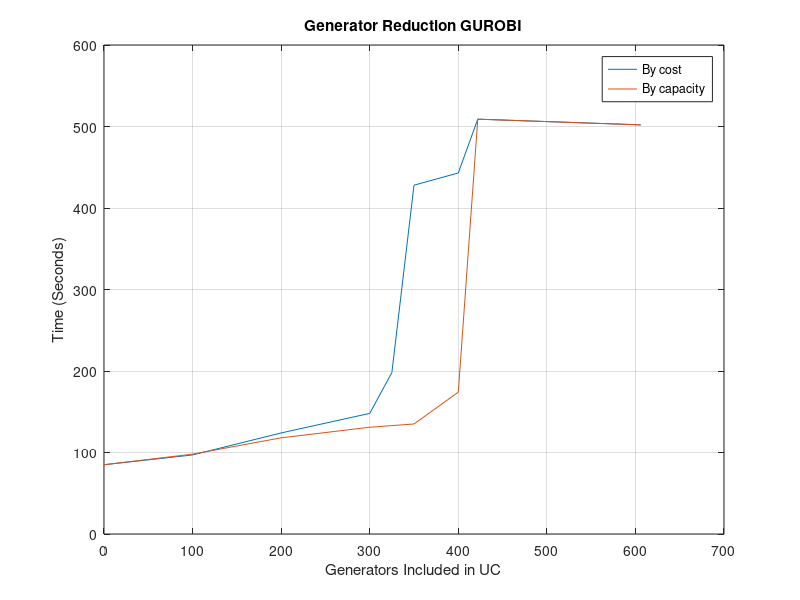

Source code (MATLAB):
clc
clear all
close all

% addpath ('../src/')
% wrapper_startup;
% Wrapper = MATPOWERWrapper('../src/wrapper_config_v2.json', 0);
% Wrapper = Wrapper.read_profiles('load_profile_info', 'load_profile');
% Wrapper = Wrapper.read_profiles('wind_profile_info', 'wind_profile');
% Wrapper = Wrapper.read_profiles('solar_profile_info', 'solar_profile');

gens = [0,100,200,300,325,350,400,422,606];
cost_times= [85,97,124,148,198,428,443,509,502];
cap_times = [85,98,118,131,133,135,174,509,502];
plot(gens,cost_times)
hold on
grid on
plot(gens,cap_times)
ylabel('Time (Seconds)')
xlabel('Generators Included in UC')
title('Generator Reduction GUROBI')
legend({'By cost','By capacity'})
hold off
